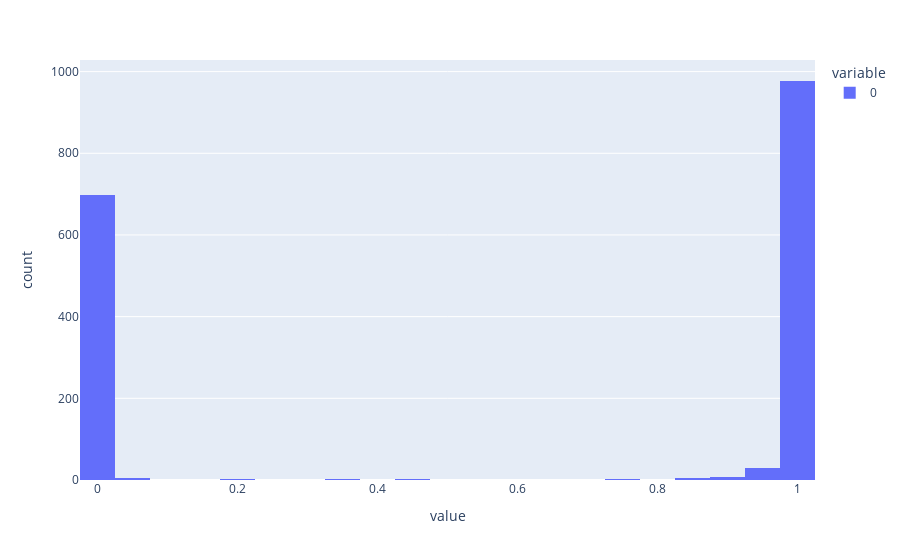

The code cell stored with this chart in its notebook:
### Code cell
p = model.predict(x_test)
hist= px.histogram(p)
hist.show()

### Figure 1 — Plotly figure (JSON) as saved in the notebook; plotly's stock layout.template omitted (floating-point values rounded to 4 significant figures; data arrays with more than 128 entries replaced by an {"elided": "..."} marker saying what was removed)
{"data": [{"alignmentgroup": "True", "bingroup": "x", "hovertemplate": "variable=0<br>value=%{x}<br>count=%{y}<extra></extra>", "legendgroup": "0", "marker": {"color": "#636efa", "pattern": {"shape": ""}}, "name": "0", "offsetgroup": "0", "orientation": "v", "showlegend": true, "type": "histogram", "x": {"elided": "1737 float values"}, "xaxis": "x", "yaxis": "y"}], "layout": {"barmode": "relative", "legend": {"title": {"text": "variable"}, "tracegroupgap": 0}, "margin": {"t": 60}, "xaxis": {"anchor": "y", "domain": [0, 1], "title": {"text": "value"}}, "yaxis": {"anchor": "x", "domain": [0, 1], "title": {"text": "count"}}}}
